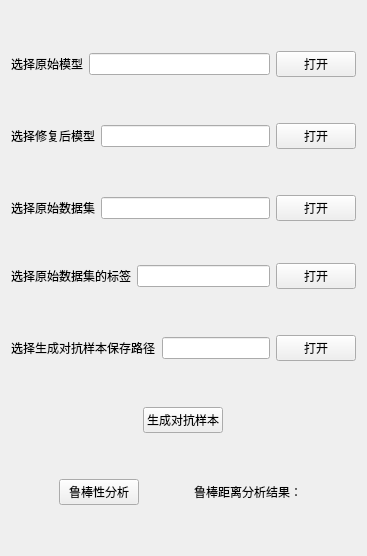
            <widget class="QWidget" name="tab_8">
             <attribute name="title">
              <string>鲁棒性分析</string>
             </attribute>
             <layout class="QVBoxLayout" name="verticalLayout_17">
              <item>
               <spacer name="verticalSpacer_14">
                <property name="orientation">
                 <enum>Qt::Vertical</enum>
                </property>
                <property name="sizeHint" stdset="0">
                 <size>
                  <width>20</width>
                  <height>40</height>
                 </size>
                </property>
               </spacer>
              </item>
              <item>
               <layout class="QHBoxLayout" name="horizontalLayout_40">
                <item>
                 <widget class="QLabel" name="label_2">
                  <property name="text">
                   <string>选择原始模型</string>
                  </property>
                 </widget>
                </item>
                <item>
                 <widget class="QLineEdit" name="model_path"/>
                </item>
                <item>
                 <widget class="QPushButton" name="model_robustness">
                  <property name="text">
                   <string>打开</string>
                  </property>
                 </widget>
                </item>
               </layout>
              </item>
              <item>
               <spacer name="verticalSpacer_9">
                <property name="orientation">
                 <enum>Qt::Vertical</enum>
                </property>
                <property name="sizeHint" stdset="0">
                 <size>
                  <width>20</width>
                  <height>40</height>
                 </size>
                </property>
               </spacer>
              </item>
              <item>
               <layout class="QHBoxLayout" name="horizontalLayout_41">
                <item>
                 <widget class="QLabel" name="label_28">
                  <property name="text">
                   <string>选择修复后模型</string>
                  </property>
                 </widget>
                </item>
                <item>
                 <widget class="QLineEdit" name="repaired_model_path"/>
                </item>
                <item>
                 <widget class="QPushButton" name="repaired_model_rubustness">
                  <property name="text">
                   <string>打开</string>
                  </property>
                 </widget>
                </item>
               </layout>
              </item>
              <item>
               <spacer name="verticalSpacer_10">
                <property name="orientation">
                 <enum>Qt::Vertical</enum>
                </property>
                <property name="sizeHint" stdset="0">
                 <size>
                  <width>20</width>
                  <height>40</height>
                 </size>
                </property>
               </spacer>
              </item>
              <item>
               <layout class="QHBoxLayout" name="horizontalLayout_42">
                <item>
                 <widget class="QLabel" name="label_30">
                  <property name="text">
                   <string>选择原始数据集</string>
                  </property>
                 </widget>
                </item>
                <item>
                 <widget class="QLineEdit" name="dataset_path"/>
                </item>
                <item>
                 <widget class="QPushButton" name="dataset_robustness">
                  <property name="text">
                   <string>打开</string>
                  </property>
                 </widget>
                </item>
               </layout>
              </item>
              <item>
               <spacer name="verticalSpacer_13">
                <property name="orientation">
                 <enum>Qt::Vertical</enum>
                </property>
                <property name="sizeHint" stdset="0">
                 <size>
                  <width>20</width>
                  <height>36</height>
                 </size>
                </property>
               </spacer>
              </item>
              <item>
               <layout class="QHBoxLayout" name="horizontalLayout_68">
                <item>
                 <widget class="QLabel" name="label_33">
                  <property name="text">
                   <string>选择原始数据集的标签</string>
                  </property>
                 </widget>
                </item>
                <item>
                 <widget class="QLineEdit" name="dataset_label_path"/>
                </item>
                <item>
                 <widget class="QPushButton" name="dataset_label_robustness">
                  <property name="text">
                   <string>打开</string>
                  </property>
                 </widget>
                </item>
               </layout>
              </item>
              <item>
               <spacer name="verticalSpacer_11">
                <property name="orientation">
                 <enum>Qt::Vertical</enum>
                </property>
                <property name="sizeHint" stdset="0">
                 <size>
                  <width>20</width>
                  <height>40</height>
                 </size>
                </property>
               </spacer>
              </item>
              <item>
               <layout class="QVBoxLayout" name="verticalLayout_20">
                <item>
                 <layout class="QHBoxLayout" name="horizontalLayout_16">
                  <item>
                   <widget class="QLabel" name="label_31">
                    <property name="text">
                     <string>选择生成对抗样本保存路径</string>
                    </property>
                   </widget>
                  </item>
                  <item>
                   <widget class="QLineEdit" name="countermeasure_robustness"/>
                  </item>
                  <item>
                   <widget class="QPushButton" name="countermeasure_path">
                    <property name="text">
                     <string>打开</string>
                    </property>
                   </widget>
                  </item>
                 </layout>
                </item>
                <item>
                 <spacer name="verticalSpacer_12">
                  <property name="orientation">
                   <enum>Qt::Vertical</enum>
                  </property>
                  <property name="sizeHint" stdset="0">
                   <size>
                    <width>20</width>
                    <height>40</height>
                   </size>
                  </property>
                 </spacer>
                </item>
                <item>
                 <layout class="QHBoxLayout" name="horizontalLayout_45">
                  <item>
                   <widget class="QPushButton" name="generate_countermeasure">
                    <property name="sizePolicy">
                     <sizepolicy hsizetype="Fixed" vsizetype="Fixed">
                      <horstretch>0</horstretch>
                      <verstretch>0</verstretch>
                     </sizepolicy>
                    </property>
                    <property name="text">
                     <string>生成对抗样本</string>
                    </property>
                   </widget>
                  </item>
                 </layout>
                </item>
               </layout>
              </item>
              <item>
               <spacer name="verticalSpacer_15">
                <property name="orientation">
                 <enum>Qt::Vertical</enum>
                </property>
                <property name="sizeHint" stdset="0">
                 <size>
                  <width>20</width>
                  <height>40</height>
                 </size>
                </property>
               </spacer>
              </item>
              <item>
               <layout class="QHBoxLayout" name="horizontalLayout_43" stretch="1,0,1,0,1">
                <item>
                 <spacer name="horizontalSpacer_36">
                  <property name="orientation">
                   <enum>Qt::Horizontal</enum>
                  </property>
                  <property name="sizeHint" stdset="0">
                   <size>
                    <width>40</width>
                    <height>20</height>
                   </size>
                  </property>
                 </spacer>
                </item>
                <item>
                 <widget class="QPushButton" name="calculate_robustness">
                  <property name="text">
                   <string>鲁棒性分析</string>
                  </property>
                 </widget>
                </item>
                <item>
                 <spacer name="horizontalSpacer_35">
                  <property name="orientation">
                   <enum>Qt::Horizontal</enum>
                  </property>
                  <property name="sizeType">
                   <enum>QSizePolicy::Expanding</enum>
                  </property>
                  <property name="sizeHint" stdset="0">
                   <size>
                    <width>40</width>
                    <height>20</height>
                   </size>
                  </property>
                 </spacer>
                </item>
                <item>
                 <widget class="QLabel" name="label_27">
                  <property name="text">
                   <string>鲁棒距离分析结果：</string>
                  </property>
                 </widget>
                </item>
                <item>
                 <widget class="QLabel" name="robustness_result">
                  <property name="text">
                   <string/>
                  </property>
                 </widget>
                </item>
               </layout>
              </item>
              <item>
               <spacer name="verticalSpacer_8">
                <property name="orientation">
                 <enum>Qt::Vertical</enum>
                </property>
                <property name="sizeHint" stdset="0">
                 <size>
                  <width>20</width>
                  <height>40</height>
                 </size>
                </property>
               </spacer>
              </item>
             </layout>
            </widget>
